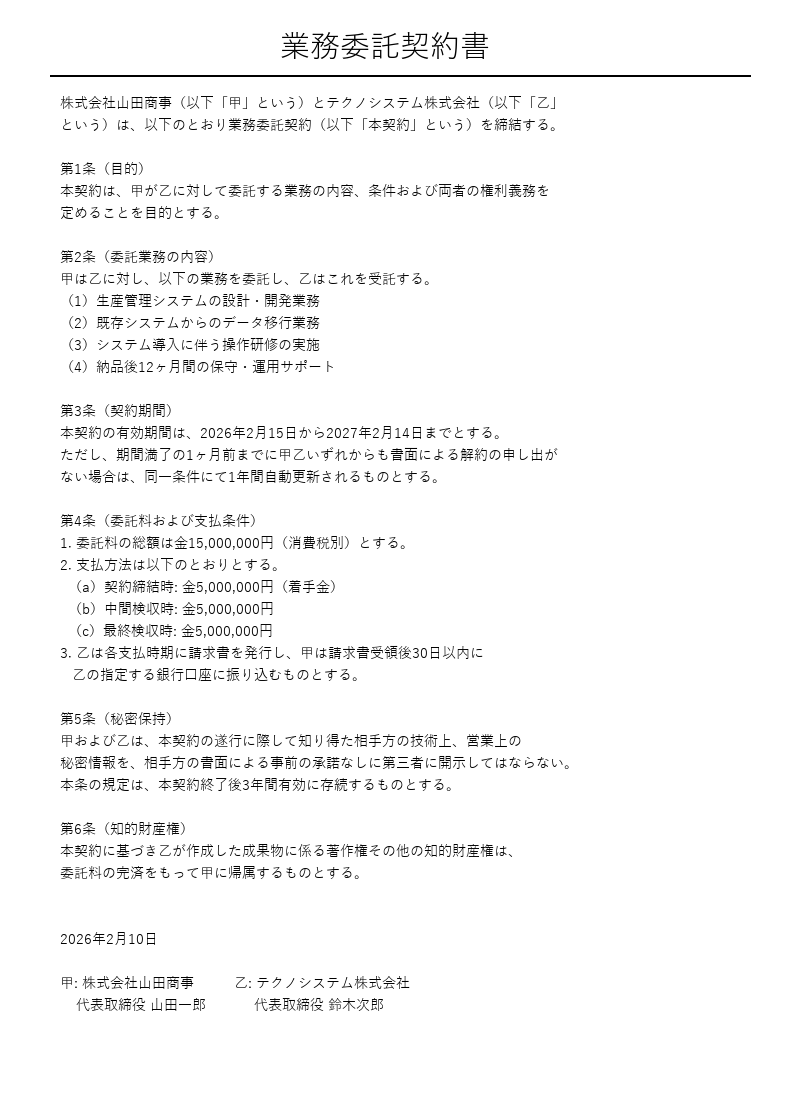
#> input picture test_docs/sample_contract.png, 800 x 1100 px
$ python -i ocr_processor.py   (imports and definitions only)
#> lines starting #> are read from the running program, lines starting #| are printed output that depends on the picture; after the words box and inside, x2 and y2 are one past the last pixel; in counts of white or black regions, pixels touching at a corner belong together
#> further down, picture is the input picture: shape (1100, 800, 3); min 0, max 255, mean 247.3
"""OCR processing using RapidOCR (ONNX Runtime) for Japanese text recognition."""

import logging
import os
import numpy as np
import cv2
from PIL import Image

logger = logging.getLogger(__name__)

# Lazy-loaded global OCR engine instance
_ocr_engine = None

# Model paths (set by Dockerfile.worker multi-stage build)
_MODEL_DIR = os.path.join(os.path.dirname(__file__), "..", "..", "models")
_REC_MODEL = os.path.join(_MODEL_DIR, "japan_PP-OCRv3_rec.onnx")
_REC_DICT = os.path.join(_MODEL_DIR, "japan_dict.txt")


# [56 lines left out: functions get_ocr_engine, ocr_image, not called in this run]


def _detect_lines(img_array: np.ndarray) -> tuple[np.ndarray, np.ndarray]:
    """Detect horizontal and vertical lines using morphological operations."""
    gray = cv2.cvtColor(img_array, cv2.COLOR_RGB2GRAY) if len(img_array.shape) == 3 else img_array
    h, w = gray.shape[:2]
#> h = 1100; w = 800

    # Adaptive threshold for varied lighting
    binary = cv2.adaptiveThreshold(
        gray, 255, cv2.ADAPTIVE_THRESH_GAUSSIAN_C, cv2.THRESH_BINARY_INV, 15, 5
    )
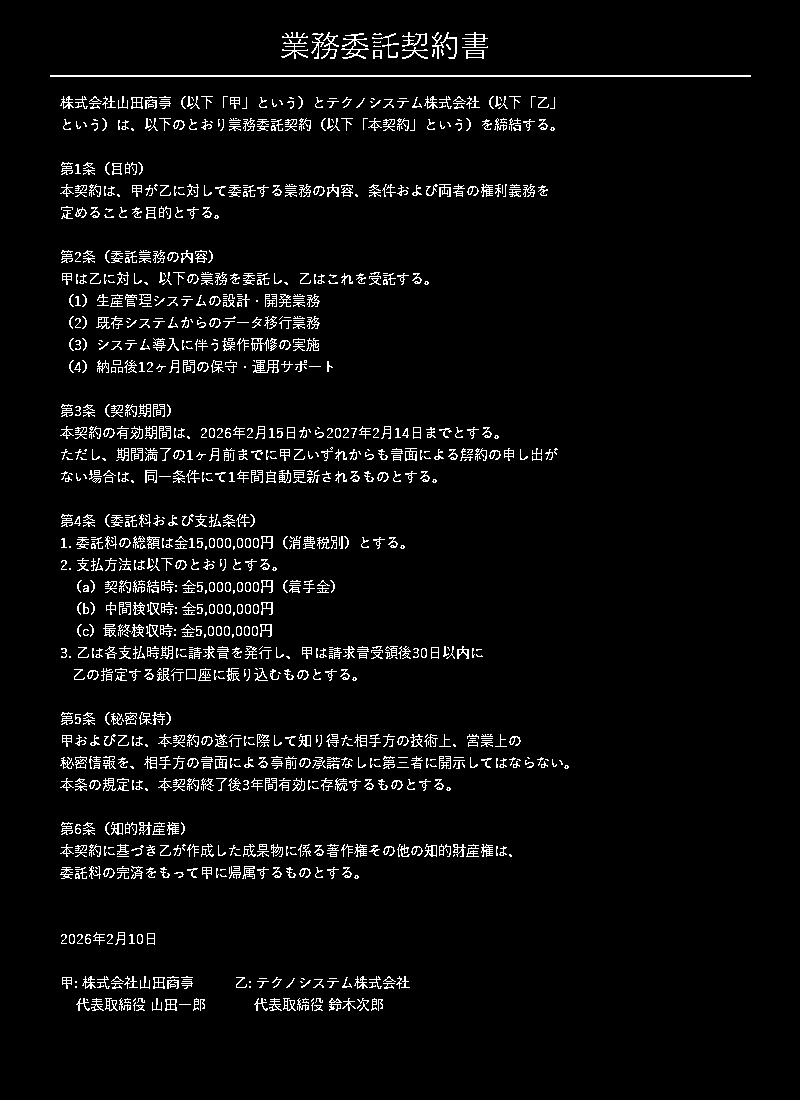
#> binary: shape (1100, 800); 4.4% white in thin lines or dots, all inside (x1, y1, x2, y2) = (50, 32, 751, 1011)

    # Horizontal lines: kernel width proportional to image width
    h_kernel_len = max(w // 15, 40)
#> h_kernel_len = 53
    h_kernel = cv2.getStructuringElement(cv2.MORPH_RECT, (h_kernel_len, 1))
    h_mask = cv2.morphologyEx(binary, cv2.MORPH_OPEN, h_kernel, iterations=2)
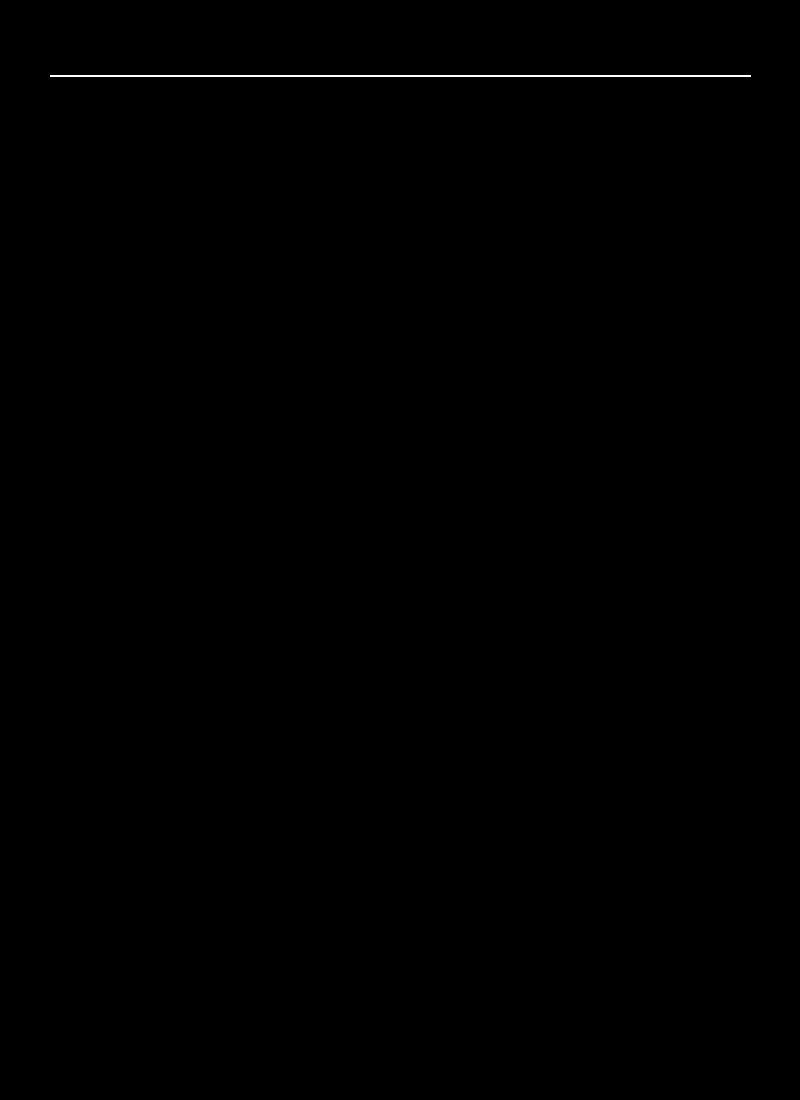
#> h_mask: shape (1100, 800); 0.16% white in thin lines or dots, all inside (x1, y1, x2, y2) = (50, 75, 751, 77)

    # Vertical lines: kernel height proportional to image height
    v_kernel_len = max(h // 30, 20)
#> v_kernel_len = 36
    v_kernel = cv2.getStructuringElement(cv2.MORPH_RECT, (1, v_kernel_len))
#> v_kernel = 36 values from 1 to 1
    v_mask = cv2.morphologyEx(binary, cv2.MORPH_OPEN, v_kernel, iterations=2)
#> v_mask: shape (1100, 800); every value is 0

    return h_mask, v_mask


# [377 lines left out: functions _extract_line_segments, _cluster_values, _split_at_large_gaps, _find_table_regions, _determine_columns, _block_in_region and 4 more, not called in this run]

>>> import cv2
>>> picture = cv2.cvtColor(cv2.imread('../../../test_docs/sample_contract.png'), cv2.COLOR_BGR2RGB)
>>> result = _detect_lines(picture)

$ run again, on test_docs/sample_invoice.png
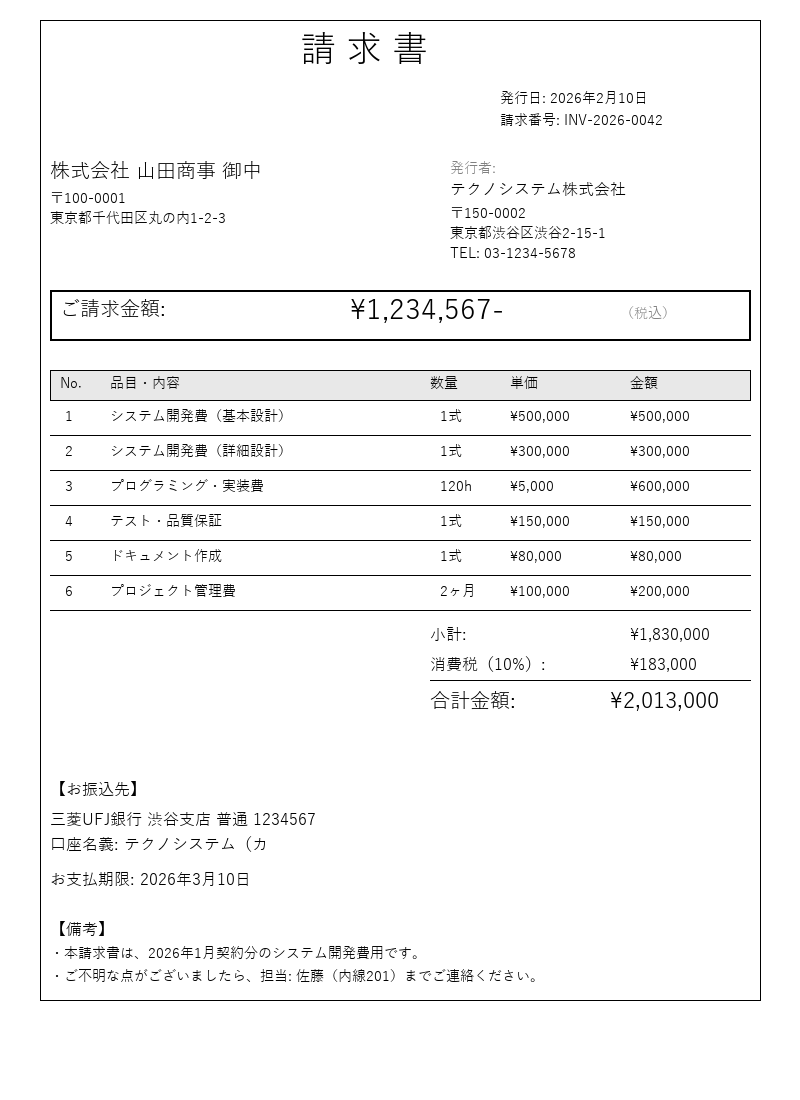
#> input picture test_docs/sample_invoice.png, 800 x 1100 px
#> picture is the input picture: shape (1100, 800, 3); min 0, max 255, mean 246.4
#> in _detect_lines, `binary = cv2.adaptiveThreshold( gray, 255, cv2.ADAPTIVE_THRESH_GAUSSIA..`:
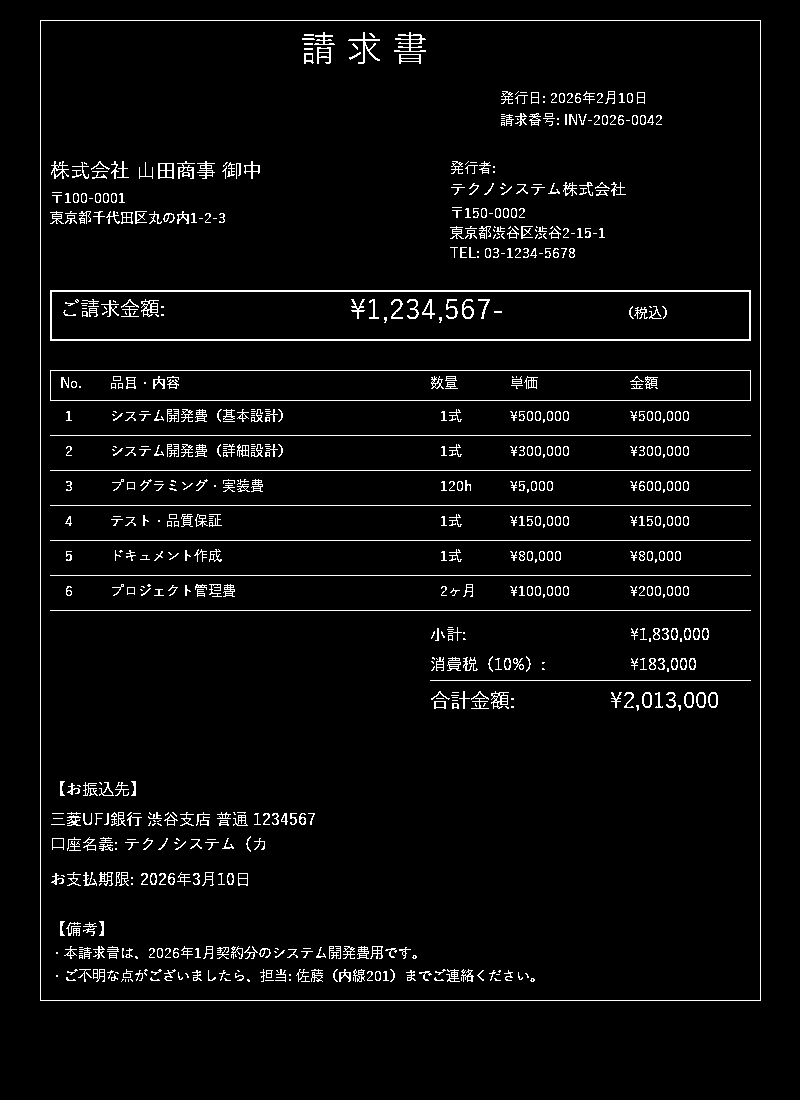
#> binary: shape (1100, 800); 3.9% white in thin lines or dots, all inside (x1, y1, x2, y2) = (40, 20, 761, 1001)
#> in _detect_lines, `v_mask = cv2.morphologyEx(binary, cv2.MORPH_OPEN, v_kernel, iterations..`:
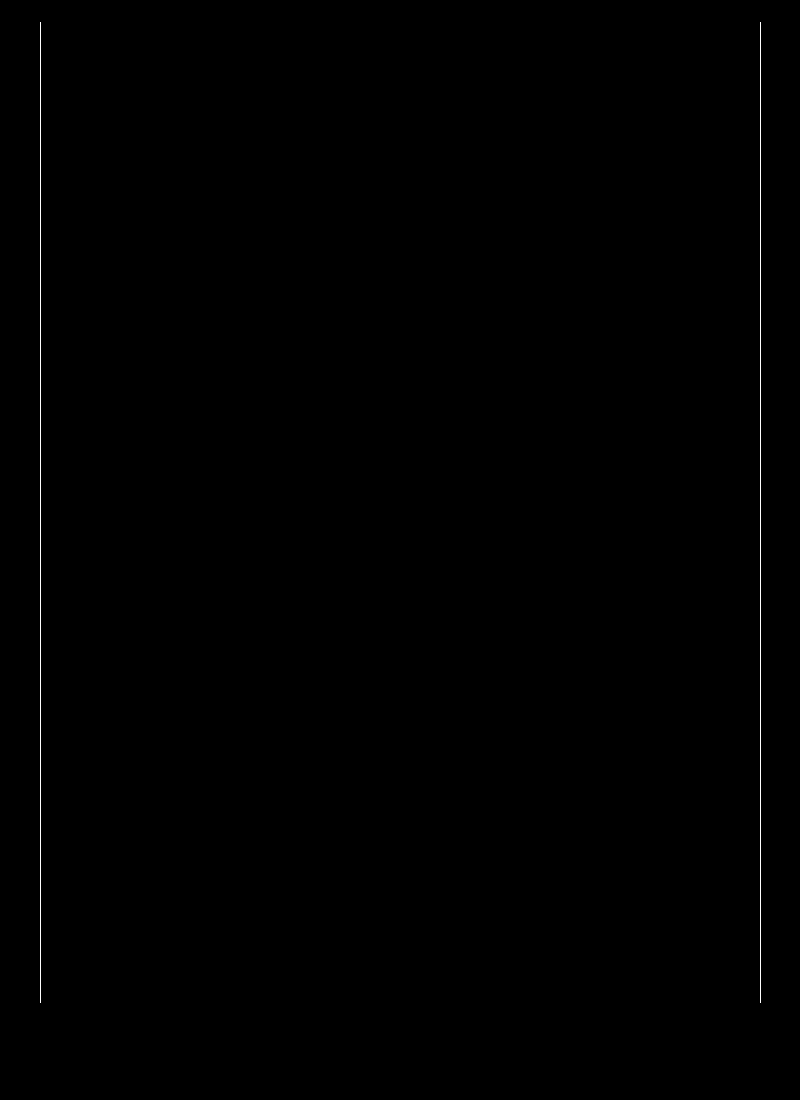
#> v_mask: shape (1100, 800); 0.22% white in thin lines or dots, all inside (x1, y1, x2, y2) = (40, 22, 761, 1003)

$ run again, on test_docs/sample_report.png
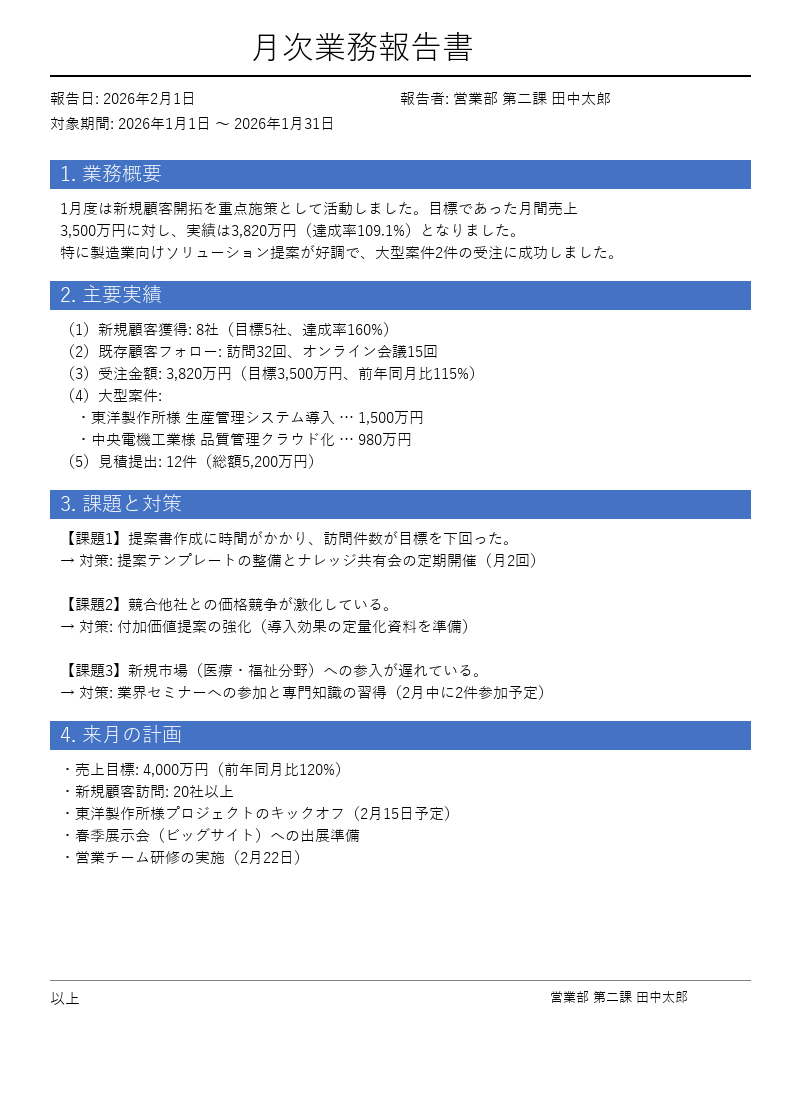
#> input picture test_docs/sample_report.png, 800 x 1100 px
#> in _detect_lines, `binary = cv2.adaptiveThreshold( gray, 255, cv2.ADAPTIVE_THRESH_GAUSSIA..`:
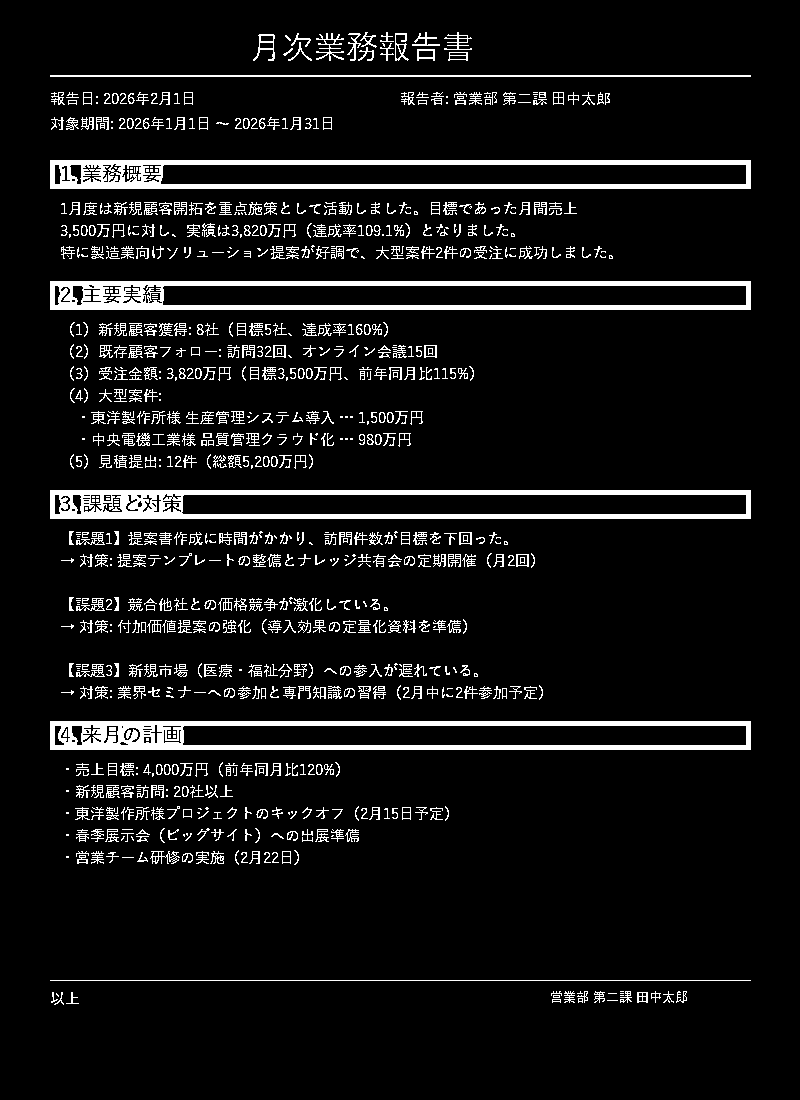
#> binary: shape (1100, 800); 7.9% white; 1004 white regions (337 under 20 px), largest, box (x1, y1, x2, y2) and area: (50, 490, 751, 519) 8715, (50, 721, 751, 750) 8712, (50, 281, 751, 310) 8469
#> in _detect_lines, `h_mask = cv2.morphologyEx(binary, cv2.MORPH_OPEN, h_kernel, iterations..`:
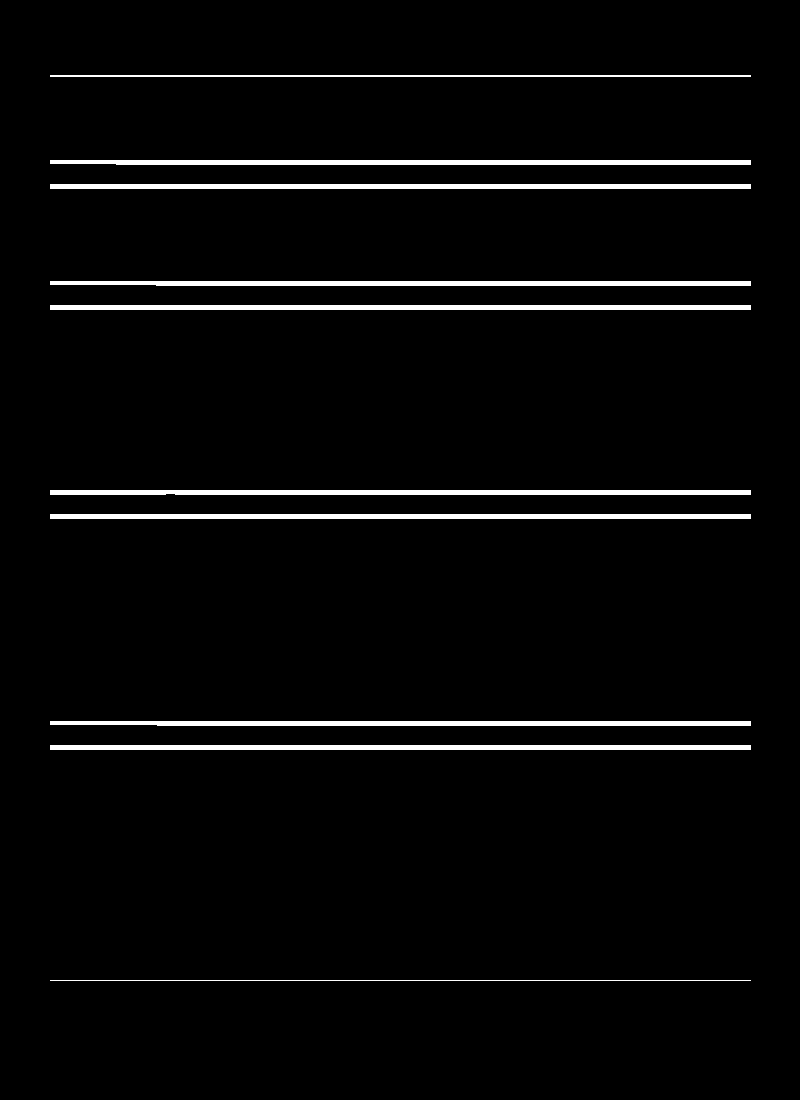
#> h_mask: shape (1100, 800); 3.4% white; 10 white regions, largest, box (x1, y1, x2, y2) and area: (50, 184, 751, 189) 3505, (50, 305, 751, 310) 3505, (50, 514, 751, 519) 3505
#> v_mask: shape (1100, 800); every value is 0
